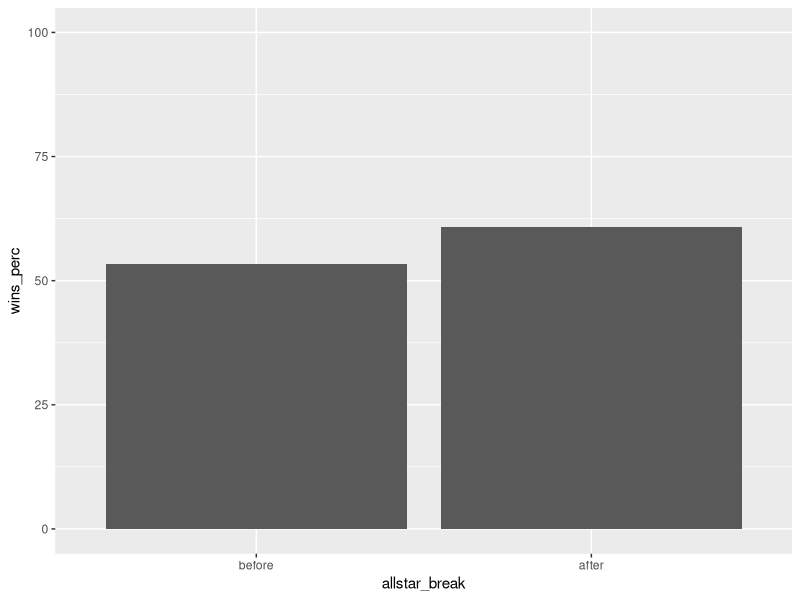
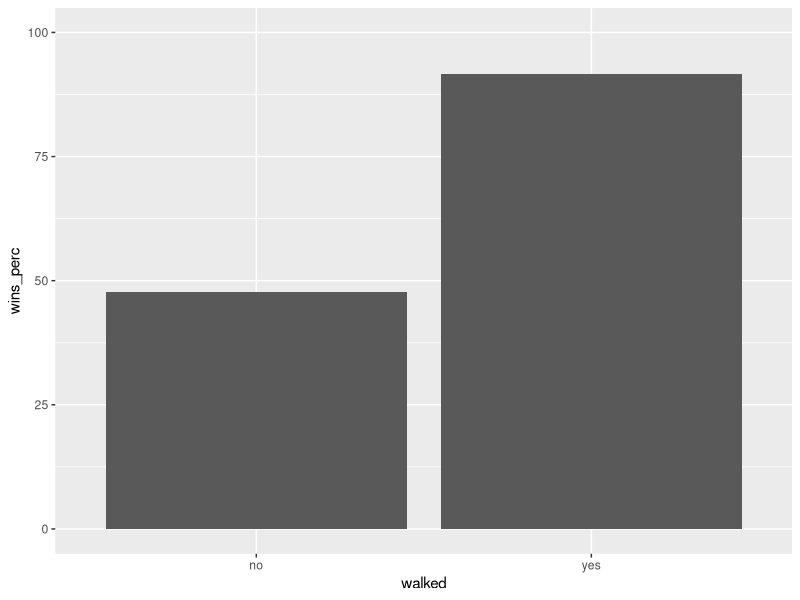

These figures' R source, in order:
## ---- chunk 1
knitr::opts_chunk$set(echo = TRUE)
library(dplyr)
library(ggplot2)
## ---- chunk 2
ChickWeight <- ChickWeight %>% 
  mutate(weight_above_median=ifelse(weight>mean(weight),1,0))
weight.glm <- glm(weight_above_median~Time,family="binomial",data = ChickWeight)
summary(weight.glm)
## ---- chunk 3
fullseason <- read.csv("rcourse_lesson3_data.txt",sep = "\t") %>% 
  mutate(home_visitor=ifelse(home_team=="SFN","home","visitor")) %>% 
  mutate(allstar_break=ifelse(date<20100713,"before","after")) %>% 
  mutate(win=ifelse(home_team=="SFN"&home_score>visitor_score,1,
                    ifelse(visitor_team=="SFN"&home_score<visitor_score,1,0)))

posey <- read.csv("rcourse_lesson3_data_posey.txt",sep = "\t") 
  
posey_clean <- posey %>% 
  merge(fullseason) %>% 
  mutate(walked=ifelse(walks>0,"yes","no"))

## ---- chunk 4
data.figs <- fullseason %>% 
  mutate(allstar_break=factor(allstar_break,levels=c("before","after")))

data.figs.sum <- data.figs %>% 
  group_by(allstar_break) %>% 
  summarise(wins_perc=mean(win)*100) %>% 
  ungroup()

posey.figs <- posey_clean

posey.figs.sum <- posey.figs %>% 
  group_by(walked) %>% 
  summarise(wins_perc=mean(win)*100) %>% 
  ungroup()

allstar.plot <- data.figs.sum %>% 
  ggplot(aes(x=allstar_break,y=wins_perc))+
  geom_bar(stat = "identity")+
  ylim(0,100) 

allstar.plot
## ---- chunk 5
posey.walked.plot <- posey.figs.sum %>% 
  ggplot(aes(x=walked,y=wins_perc))+
  geom_bar(stat = "identity")+
  ylim(0,100)

posey.walked.plot
## ---- chunk 6
fullseason <- fullseason%>%
  mutate(allstar_break=factor(allstar_break,levels=c("before","after")))
allstar.glm <- glm(win~allstar_break,family="binomial",data=fullseason)
summary(allstar.glm)
## ---- chunk 7
posey.walked.glm <- glm(win~walked,family = "binomial",data=posey_clean)
summary(posey.walked.glm)
